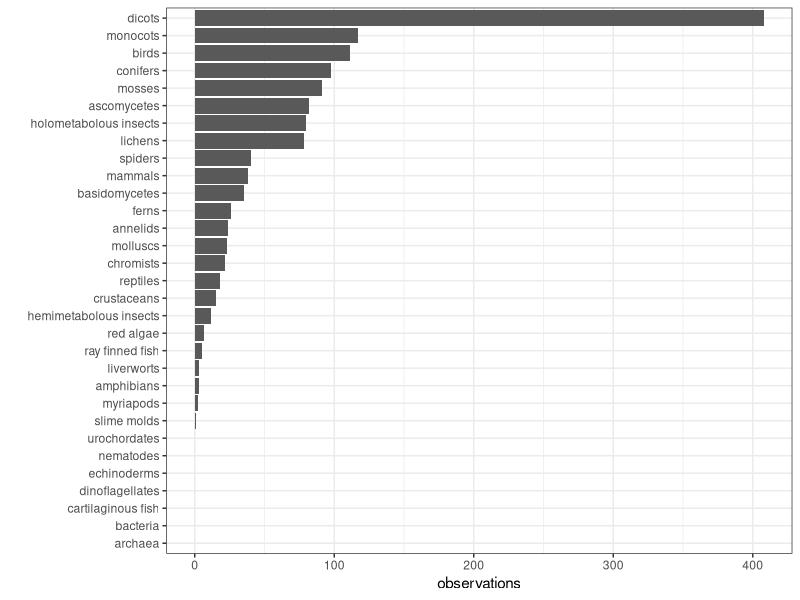
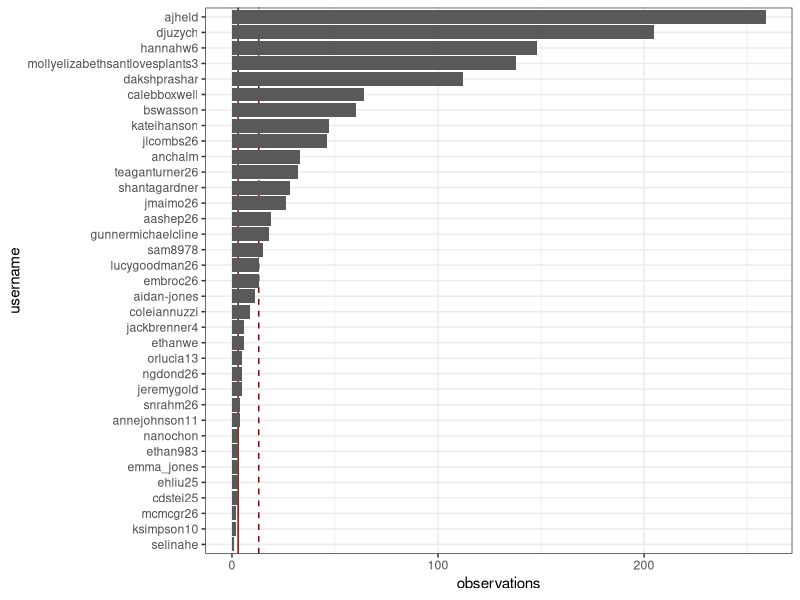
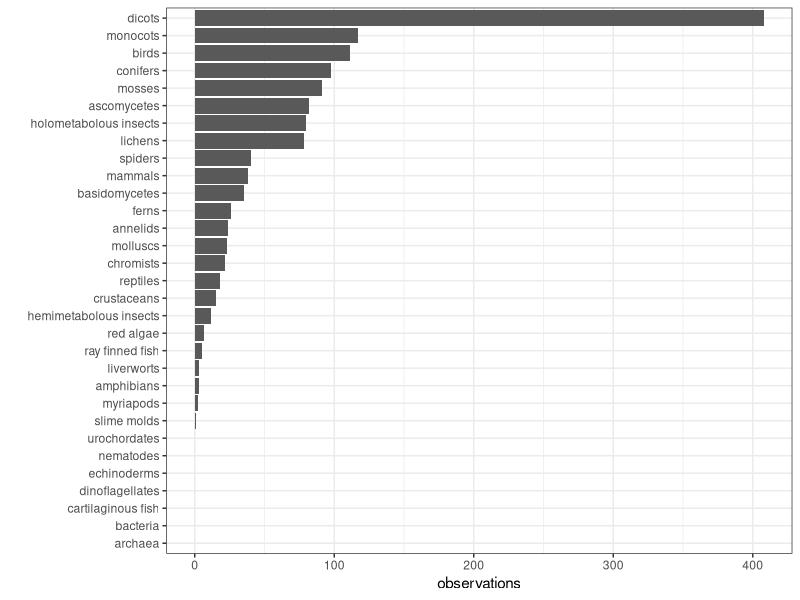
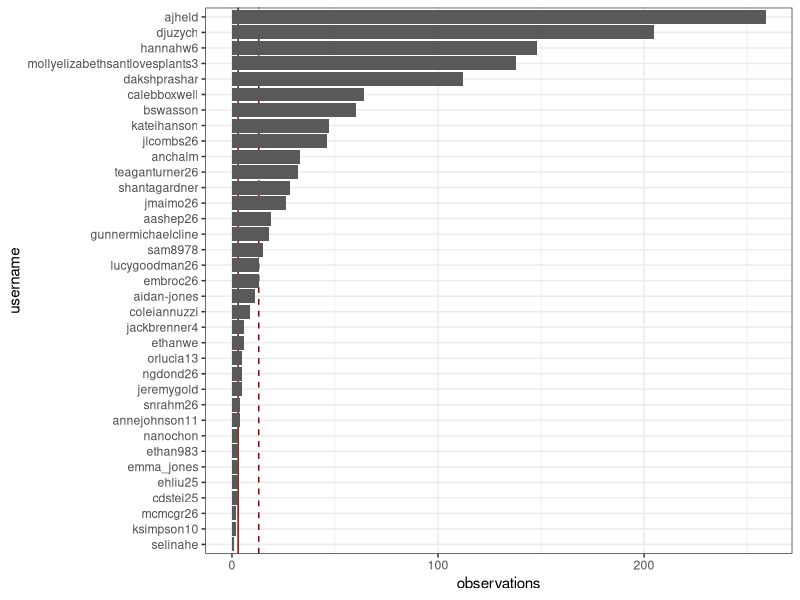

Recreate these plots in R, in order. (Note: this script raises an error after producing the figures.)
# Analysis for Biodiversity Colby Project

library(tidyverse)
library(ggpubr)

{
target.taxa <- c(
  mammals = "Mammalia",
  birds = "Aves",
  reptiles = "Reptilia",
  amphibians = "Amphibia",
  ray_finned_fish = "Actinopterygii",
  cartilaginous_fish = "Elasmobranchii",
  urochordates = "Tunicata",
  echinoderms = "Echinodermata",
  insects = "Insecta",
  crustaceans = "Crustacea", # NEW
  myriapods = "Myriapoda", # NEW
  spiders = "Chelicerata", # NEW
  annelids = "Annelida",
  molluscs = "Mollusca",
  nematodes = "Nematoda",
  dicots = "Magnoliopsida",
  monocots = "Liliopsida",
  conifers = "Pinopsida",
  ferns = "Polypodiopsida",
  liverworts = "Marchantiophyta", # NEW
  mosses = "Bryophyta",
  basidomycetes = "Basidiomycota",
  ascomycetes = "Ascomycota",
  lichens = "Lecanoromycetes",
  chromists = "Chromista",
  red_algae = "Rhodophyta",
  dinoflagellates = "Dinoflagellata",
  slime_molds = "Mycetozoa",
  archaea = "Archaea",
  bacteria = "Bacteria"
)
}

{
silly.award.titles <- c(
  mammals = "Master of Mammals",
  birds = "Dinosaur Hunter",
  herps = "Herp Hero",
  fish = "Award for Aquatic Awesomeness",
  urochordates = "Urovision Award",
  echinoderms = "Excellence in Echinoderms",
  holometabolous_insects = "Master of Metamorphosis",
  hemimetabolous_insects = "Best in Bugs",
  crustaceans = "Exoskeletal Extravert",
  myriapods = "Award for Most Legs",
  spiders = "Amazing Spiderperson",
  annelids = "Worm Warrior",
  molluscs = "Clam Champ",
  nematodes = "Finding Nemo Award",
  dicots = "Green Beret",
  monocots = "Greatest in Grass",
  conifers = "Pine Tree State Champion",
  ferns = "Fern Fiend",
  liverworts = "Moss Master",
  mosses = "Chopped Liver",
  basidomycetes = "Super Spore",
  ascomycetes = "Master of Mycology",
  lichens = "Most Symbiotic",
  chromists = "Kelp Keeper",
  red_algae = "Red Badge of Courage",
  dinoflagellates = "Alveolate Ally",
  slime_molds = "Super Slime",
  prokaryotes = "Woese Award for Unusual Effort"
)
}

# file.choose()
setwd("~/Documents/5.teaching/BI164-S23/Biodiversity Colby/")

bc <- read.csv("observations-322862.csv")
# head(bc)
# names(bc)

# The Black List: Invalid observations to remove
black.list <- c("151628989","151869385","151937263","151937865","151937934","151938579","151940072","152935704",
                "151936943","151936389","151936477","151936512","151936647","151936672","151936724","151936844",
                "151937001","151937296","151937325","151937375","151937391")
bc <- bc %>% filter(!(id %in% black.list))
i <- which(bc$user_login=="coleiannuzzi" & bc$place_country_name == "Canada" & !(bc$taxon_id=="4343" | bc$taxon_id=="122767"))
bc <- bc[-i,]

# Filter out Chris!
bc <- bc %>% filter(user_login!="ecologistchris")

# Filter out observations without pictures
bc <- bc %>% filter(image_url!="")

# Filter out completely unidentified observations
bc <- bc %>% filter(taxon_kingdom_name!="")

# BI164 taxa counts
bc$bi164taxon <- bc$iconic_taxon_name
i <- which(!bc$bi164taxon %in% target.taxa)
bc$bi164taxon[i] <- bc$taxon_phylum_name[i]
i <- which(!bc$bi164taxon %in% target.taxa)
bc$bi164taxon[i] <- bc$taxon_subphylum_name[i]
i <- which(!bc$bi164taxon %in% target.taxa)
bc$bi164taxon[i] <- bc$taxon_class_name[i]
i <- which(!bc$bi164taxon %in% target.taxa)
bc$bi164taxon[i] <- NA

# lichens
i <- which(bc$taxon_class_name=="Lecanoromycetes")
bc$bi164taxon[i] <- "Lecanoromycetes"

# Parse insects into Holo- and hemimetabolous
holometabolous.orders <- c("Coleoptera","Diptera","Hymenoptera","Lepidoptera","Mecoptera","Megaloptera","Neuroptera","Raphidioptera","Siphonaptera","Strepsiptera","Trichoptera")
i <- which(bc$bi164taxon == "Insecta")
bc$bi164taxon[i] <- "hemimetabolous_insects"
i <- which(bc$taxon_order_name %in% holometabolous.orders)
bc$bi164taxon[i] <- "holometabolous_insects"

# Combine reptiles and amphibians into herp category
i <- which(bc$bi164taxon %in% c("Amphibia","Reptilia"))
bc$bi164taxon[i] <- "herps"

# Combine fish
i <- which(bc$bi164taxon %in% c("Actinopterygii","Elasmobranchii"))
bc$bi164taxon[i] <- "fish"

# Combine prokaryotes
i <- which(bc$bi164taxon %in% c("Archaea","Bacteria"))
bc$bi164taxon[i] <- "prokaryotes"

# Counts for most target groups
taxon.counts <-
  unlist(lapply(target.taxa, function(taxon) {
    sum(apply(bc[,grep("^taxon_",names(bc))], 1, function(x) { any(taxon == x, na.rm = TRUE) }))
  }))

# Split the insects
i <- which(names(taxon.counts)=="insects")
taxon.counts <- taxon.counts[-i]
x <- c(with(bc, by(bi164taxon,bi164taxon,length)))
taxon.counts <- c(taxon.counts,x[grep("insects",names(x))])

plot.observations.by.taxon <-
  tibble(
    taxon = gsub("_"," ",names(taxon.counts)),
    observations = taxon.counts
  ) %>%
    ggplot(aes(x=reorder(taxon, observations), y=observations)) +
    theme_bw()+
    geom_bar(stat = "identity") +
    coord_flip() +
    xlab("")

plot.observations.by.taxon

ggsave("plot.observations.by.taxon.png",plot.observations.by.taxon, width = 8, height = 4, scale = 1)

# Observations per user
median.observations.per.user <- bc %>%
  group_by(user_login) %>%
  summarise(observations = n()) %>%
  pull(observations) %>%
  median()

# Initial definition of the User Points table
user.points <- bc %>%
  group_by(user_login) %>%
  summarise(observations = n()) %>%
  arrange(desc(observations)) %>%
  mutate(
    atleast3 = observations>=3,
    aboveaverage = observations>median.observations.per.user
  ) %>%
  mutate(pts = if_else(atleast3,3,0)) %>%
  mutate(pts = if_else(aboveaverage,pts+2,pts))

# user.points %>% print(n = Inf)

plot.observations.by.user <- bc %>%
  group_by(user_login) %>%
  summarise(observations = n()) %>%
  ggplot(aes(x=reorder(user_login, observations), y=observations)) +
  theme_bw()+
  geom_hline(yintercept = 3, color = "darkred") +
  geom_hline(yintercept = median.observations.per.user, color = "darkred", linetype = 2) +
  geom_bar(stat = "identity") +
  coord_flip() +
  xlab("username")

plot.observations.by.user

ggsave("plot.observations.by.user.png",plot.observations.by.user, width = 8, height = 4, scale = 1)


# Most observations made before March 20
award.value <- 5
x <- bc %>%
  filter(strtrim(sub("2023-0","",observed_on),1)=="3") %>%
  filter(as.numeric(sub("2023-03-","",observed_on))<20) %>%
  group_by(user_login) %>%
  summarise(observations = n()) %>%
  filter(species == max(species)) %>%
  pull(user_login)
x
# "dakshprashar"

i <- which(user.points$user_login %in% x)
user.points$pts[i] <- user.points$pts[i] + ceiling(award.value/length(i))

# runner-up
x <- bc %>%
  filter(strtrim(sub("2023-0","",observed_on),1)=="3") %>%
  filter(as.numeric(sub("2023-03-","",observed_on))<20) %>%
  group_by(user_login, taxon_id) %>%
  summarise(observations = n()) %>%
  # arrange(desc(observations)) %>%
  group_by(user_login) %>%
  summarise(species = n()) %>%
  # arrange(desc(species)) %>%
  filter(species != max(species)) %>%
  filter(species == max(species)) %>%
  pull(user_login)
x
# "hannahw6"

i <- which(user.points$user_login %in% x)
user.points$pts[i] <- user.points$pts[i] + ceiling((award.value-1)/length(i))

# Most animal phyla
award.value <- 5
x <- bc %>%
  filter(taxon_kingdom_name == "Animalia") %>%
  group_by(user_login, taxon_phylum_name) %>%
  summarise(observations = n()) %>%
  arrange(desc(observations)) %>%
  group_by(user_login) %>%
  summarise(phyla = n()) %>%
  filter(phyla == max(phyla)) %>%
  pull(user_login)
paste0(x, collapse = ", ")

i <- which(user.points$user_login %in% x)
user.points$pts[i] <- user.points$pts[i] + ceiling(award.value/length(i))

# runners up
x <- bc %>%
  filter(taxon_kingdom_name == "Animalia") %>%
  group_by(user_login, taxon_phylum_name) %>%
  summarise(observations = n()) %>%
  arrange(desc(observations)) %>%
  group_by(user_login) %>%
  summarise(phyla = n()) %>%
  filter(phyla != max(phyla)) %>%
  filter(phyla == max(phyla)) %>%
  pull(user_login)
paste0(x, collapse = ", ")

i <- which(user.points$user_login %in% x)
user.points$pts[i] <- user.points$pts[i] + ceiling((award.value-1)/length(i))

# Most species in each target taxon
unique.targets <- sort(unique(bc$bi164taxon))
unique.targets <- unique.targets[which(!is.na(unique.targets))]

award.value <- 5
taxon.awards <- tibble(
  taxon = unique.targets,
  winner = NA,    winning.number = NA,
  runner.up = NA, ru.number = NA,
)

# backup.user.points <- user.points

for (i in 1:length(unique.targets)) {
  bc.i <- bc %>%
    filter(bi164taxon == unique.targets[i]) %>%
    group_by(user_login, taxon_id) %>%
    summarise(observations = n()) %>%
    arrange(desc(observations)) %>%
    group_by(user_login) %>%
    summarise(species = n()) %>%
    filter(species == max(species))

  x <- bc.i %>% pull(user_login)
  j <- which(user.points$user_login %in% x)
  user.points$pts[j] <- user.points$pts[j] + ceiling(award.value/length(j))

  taxon.awards$winner[i] <- paste(x, collapse = ", ")
  taxon.awards$winning.number[i] <- bc.i$species[1]

  bc.i <- bc %>%
    filter(bi164taxon == unique.targets[i]) %>%
    group_by(user_login, taxon_id) %>%
    summarise(observations = n()) %>%
    arrange(desc(observations)) %>%
    group_by(user_login) %>%
    summarise(species = n()) %>%
    filter(species != max(species)) %>%
    filter(species == max(species))

  x <- bc.i %>% pull(user_login)
  j <- which(user.points$user_login %in% x)
  user.points$pts[j] <- user.points$pts[j] + ceiling((award.value-1)/length(j))

  taxon.awards$runner.up[i] <- paste(x, collapse = ", ")
  taxon.awards$ru.number[i] <- bc.i$species[1]

}

taxon.awards %>% print(n=Inf)
write_tsv(taxon.awards, "taxon.awards.tsv")

award.species.numbers <- unlist(lapply(unique.targets, function(x){
  bc %>%
    filter(bi164taxon == x) %>%
    group_by(user_login, taxon_id) %>%
    summarise(observations = n()) %>%
    # arrange(desc(observations)) %>%
    group_by(user_login) %>%
    summarise(species = n()) %>%
    pull(species) %>%
    max()
}))
names(award.species.numbers) <- unique.targets


plot.award.species.numbers <- data.frame(
  taxon = names(award.species.numbers),
  species = award.species.numbers
) %>%
  ggplot(aes(x=reorder(taxon, species), y=species)) +
  theme_bw()+
  geom_bar(stat = "identity") +
  coord_flip() +
  xlab("")

plot.award.species.numbers
ggsave("plot.award.species.numbers.png", plot.award.species.numbers, width = 8, height = 4, scale = 1)

iNat.plots <- ggarrange(plot.observations.by.taxon, plot.award.species.numbers, plot.observations.by.user, ncol = 3)
ggsave("iNat.plots.png", iNat.plots, width = 9, height = 4, scale = 1.1)

# Misc Awards

# Herald of Spring (Global)	5	Earliest bumble bee observation of the year, outside Maine
award.value <- 5
x <- bc %>%
  filter(taxon_genus_name == "Bombus") %>%
  filter(place_admin1_name != "Maine") %>%
  arrange(observed_on) %>%
  slice_head(n=2) %>%
  select(user_login, observed_on, taxon_species_name)
x

i <- which(user.points$user_login == x$user_login[1])
user.points$pts[i] <- user.points$pts[i] + award.value
if (x$user_login[1] != x$user_login[2]) {
  i <- which(user.points$user_login == x$user_login[2])
  user.points$pts[i] <- user.points$pts[i] + award.value-1
}

# Herald of Spring (Local)	5	Earliest bumble bee observation of the year, in Maine
award.value <- 5
x <- bc %>%
  filter(taxon_genus_name == "Bombus") %>%
  filter(place_admin1_name == "Maine") %>%
  arrange(observed_on) %>%
  slice_head(n=2) %>%
  select(user_login, observed_on, taxon_species_name)
x

i <- which(user.points$user_login == x$user_login[1])
user.points$pts[i] <- user.points$pts[i] + award.value
if (x$user_login[1] != x$user_login[2]) {
  i <- which(user.points$user_login == x$user_login[2])
  user.points$pts[i] <- user.points$pts[i] + award.value-1
}

# Local Legend	5	Most observations made on Colby’s campus grounds
award.value <- 5

lat.max <- 44.570120; lat.min <- 44.557084
long.max <- -69.654505; long.min <- -69.668110
x <- bc %>%
  filter(latitude > lat.min & latitude < lat.max &
         longitude > long.min & longitude < long.max) %>%
  group_by(user_login) %>%
  summarise(observations = n()) %>%
  arrange(desc(observations)) %>%
  slice_head(n=2)
x

i <- which(user.points$user_login == x$user_login[1])
user.points$pts[i] <- user.points$pts[i] + award.value
if (x$user_login[1] != x$user_login[2]) {
  i <- which(user.points$user_login == x$user_login[2])
  user.points$pts[i] <- user.points$pts[i] + award.value-1
}

# World Traveler	3	Most distant or remote observation
award.value <- 3
colby.lat <- 44.564348
colby.long <- -69.660707
plot(bc$longitude, bc$latitude)
points(colby.long, colby.lat, pch = 16, col = "darkred")

i <- which.max(bc$longitude)
bc[i,]
# aashep26, Caryophyllales, Casablanca, 5369 km from campus
i <- which(user.points$user_login == bc$user_login[i])
user.points$pts[i] <- user.points$pts[i] + award.value

i <- which.min(bc$latitude)
bc[i,]
# lucygoodman26, Pavo cristatus, DR 2883 km from campus
i <- which(user.points$user_login == bc$user_login[i])
user.points$pts[i] <- user.points$pts[i] + award.value-1

# Welcoming Committee	5	Most introduced species observed
award.value <- 5
# Add "introduced=true" to the URL when downloading iNat observations

bc.i <- read.csv("observations-322865.csv")

# Filters
bc.i <- bc.i %>% filter(!(id %in% black.list))
bc.i <- bc.i %>% filter(user_login!="ecologistchris")
bc.i <- bc.i %>% filter(image_url!="")
bc.i <- bc.i %>% filter(taxon_kingdom_name!="")

x <- bc.i %>%
  group_by(user_login, taxon_id) %>%
  summarise(observations = n()) %>%
  group_by(user_login) %>%
  summarise(species = n()) %>%
  arrange(desc(species)) %>%
  slice_head(n=2)
x

i <- which(user.points$user_login == x$user_login[1])
user.points$pts[i] <- user.points$pts[i] + award.value
if (x$user_login[1] != x$user_login[2]) {
  i <- which(user.points$user_login == x$user_login[2])
  user.points$pts[i] <- user.points$pts[i] + award.value-1
}

# Super Duper Cuteness Award	3	Cutest organism
award.value <- 3
x <- bc %>%
  filter(grepl("Lepus",taxon_genus_name)) %>%
  pull(user_login)
x

i <- which(user.points$user_login %in% x)
user.points$pts[i] <- user.points$pts[i] + ceiling(award.value/length(i))

# Runner-up
x <- bc %>%
  filter(grepl("Bombus terricola",taxon_species_name)) %>%
  pull(user_login)
x

i <- which(user.points$user_login %in% x)
user.points$pts[i] <- user.points$pts[i] + ceiling((award.value-1)/length(i))


# Red in Tooth & Claw	3	Most dangerous organism (Please, don’t do anything dangerous!)
award.value <- 3
x <- bc %>%
  filter(grepl("Agkistrodon",taxon_genus_name)) %>%
  pull(user_login)
x

i <- which(user.points$user_login %in% x)
user.points$pts[i] <- user.points$pts[i] + ceiling(award.value/length(i))


# Final results!
user.points %>%
  arrange(desc(pts)) %>%
  filter(pts > 0) %>%
  select(user_login, observations, pts) %>%
  print(n=Inf)

x <- user.points %>%
  filter(pts > 0) %>%
  select(user_login, observations, pts) %>%
  mutate(efficiency = pts/observations) %>%
  arrange(desc(efficiency))

x %>%
  print(n=Inf)

plot(x$observations, x$pts)
abline(h=25, col="darkred")

# Enforce the point cap
x <- user.points %>%
  filter(pts > 0) %>%
  mutate(pts = if_else(pts > 25, 25, pts)) %>%
  arrange(desc(pts), desc(observations)) %>%
  select(user_login, observations, pts) %>%
  print(n=Inf)

write_tsv(x,"final.project.point.totals.tsv")
